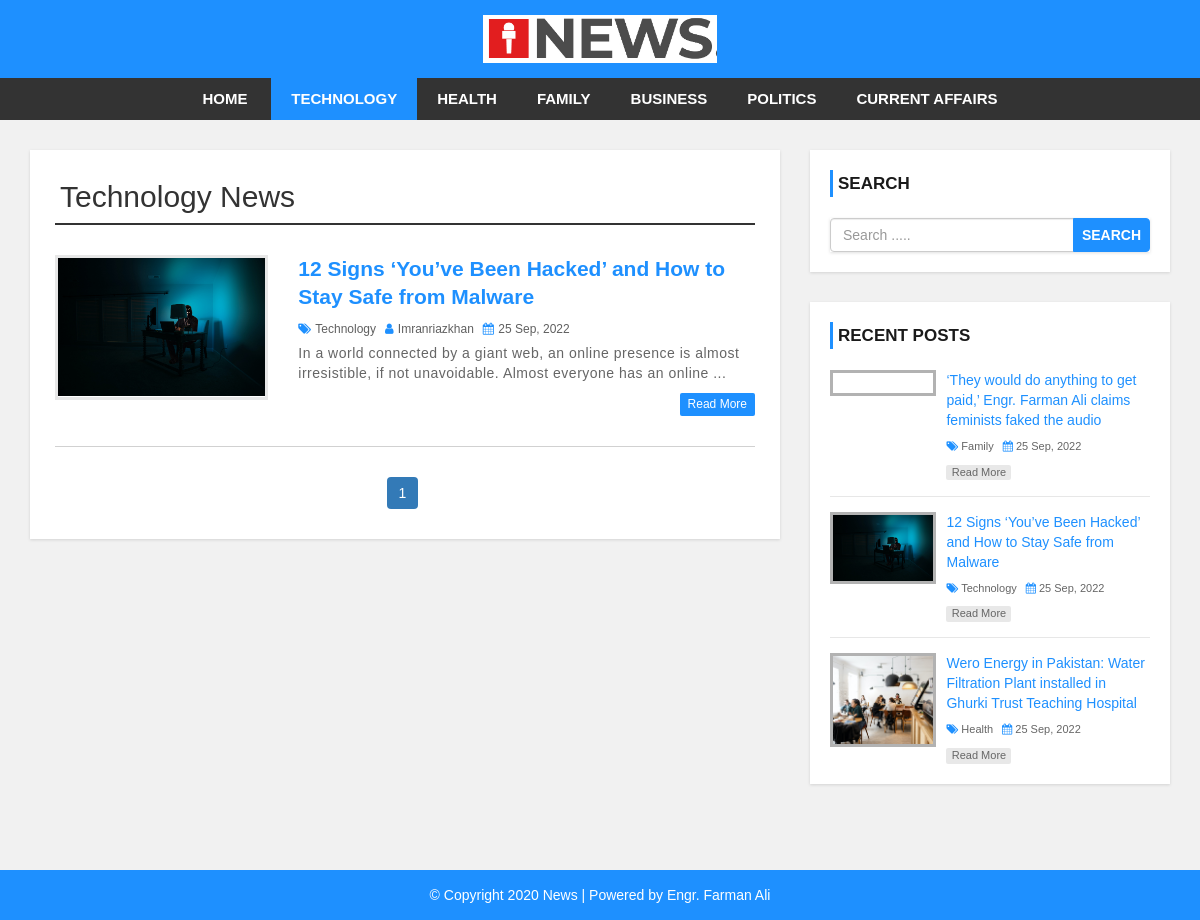
The page /category.php?cid=40 on the database its author committed.
### tables this page shows
CREATE TABLE `settings` (
  `id` int(11) NOT NULL,
  `websitename` varchar(60) NOT NULL,
  `logo` varchar(50) NOT NULL,
  `footerdesc` varchar(255) NOT NULL
);

CREATE TABLE `category` (
  `category_id` int(11) NOT NULL,
  `category_name` varchar(100) NOT NULL,
  `post` int(11) NOT NULL DEFAULT 0
);

CREATE TABLE `post` (
  `post_id` int(11) NOT NULL,
  `title` varchar(100) NOT NULL,
  `description` text NOT NULL,
  `category` varchar(100) NOT NULL,
  `post_date` varchar(50) NOT NULL,
  `author` int(11) NOT NULL,
  `post_img` varchar(100) NOT NULL
);

CREATE TABLE `user` (
  `user_id` int(10) UNSIGNED NOT NULL,
  `first_name` varchar(30) NOT NULL,
  `last_name` varchar(30) NOT NULL,
  `username` varchar(30) DEFAULT NULL,
  `password` varchar(40) DEFAULT NULL,
  `role` int(11) NOT NULL
);

### config.php (called while the page is built, shortened)
<?php
$hostname = "http://localhost/news-site";
?>

### category.php (the view, shortened to what this page needs)
<?php include 'header.php'; ?>
    <div id="main-content">
      <div class="container">
        <div class="row">
            <div class="col-md-8">
                <div class="post-container">
                  <?php
                  include "config.php";
                  if(isset($_GET['cid'])){
                    $cat_id = $_GET['cid'];
                    $sql1 = "SELECT * FROM category WHERE category_id = {$cat_id}";
                    $result1 = mysqli_query($conn, $sql1) or die("Query Failed.");
                    $row1 = mysqli_fetch_assoc($result1);
                  ?>
                  <h2 class="page-heading"><?php echo $row1['category_name']; ?> News</h2>
                  <?php
                    $limit = 3;
                    if(isset($_GET['page'])){
                      $page = $_GET['page'];
                    }else{
                      $page = 1;
                    }
                    $offset = ($page - 1) * $limit;
                    $sql = "SELECT post.post_id, post.title, post.description,post.post_date,post.author,
                    category.category_name,user.username,post.category,post.post_img FROM post
                    LEFT JOIN category ON post.category = category.category_id
                    LEFT JOIN user ON post.author = user.user_id
                    WHERE post.category = {$cat_id}
                    ORDER BY post.post_id DESC LIMIT {$offset},{$limit}";
                    $result = mysqli_query($conn, $sql) or die("Query Failed.");
                    if(mysqli_num_rows($result) > 0){
                      while($row = mysqli_fetch_assoc($result)) {
                  ?>
                    <div class="post-content">
                        <div class="row">
                            <div class="col-md-4">
                              <a class="post-img" href="single.php?id=<?php echo $row['post_id']; ?>"><img src="admin/upload/<?php echo $row['post_img']; ?>" alt=""/></a>
                            </div>
                            <div class="col-md-8">
                              <div class="inner-content clearfix">
                                  <h3><a href='single.php?id=<?php echo $row['post_id']; ?>'><?php echo $row['title']; ?></a></h3>
                                  <div class="post-information">
                                      <span>
                                          <i class="fa fa-tags" aria-hidden="true"></i>
                                          <a href='category.php?cid=<?php echo $row['category']; ?>'><?php echo $row['category_name']; ?></a>
                                      </span>
                                      <span>
                                          <i class="fa fa-user" aria-hidden="true"></i>
                                          <a href='author.php?aid=<?php echo $row['author']; ?>'><?php echo $row['username']; ?></a>
                                      </span>
                                      <span>
                                          <i class="fa fa-calendar" aria-hidden="true"></i>
                                          <?php echo $row['post_date']; ?>
                                      </span>
                                  </div>
                                  <p class="description">
                                      <?php echo substr($row['description'],0,130) . "..."; ?>
                                  </p>
                                  <a class='read-more pull-right' href='single.php?id=<?php echo $row['post_id']; ?>'>read more</a>
                              </div>
                            </div>
                        </div>
                    </div>
                    <?php
                      }
                    }else{
                      echo "<h2>No Record Found.</h2>";
                    }
                    if(mysqli_num_rows($result1) > 0){
                      $total_records = $row1['post'];
                      $total_page = ceil($total_records / $limit);
                      echo '<ul class="pagination admin-pagination">';
                      for($i = 1; $i <= $total_page; $i++){
                        if($i == $page){
                          $active = "active";
                        }else{
                          $active = "";
                        }
                        echo '<li class="'.$active.'"><a href="category.php?cid='.$cat_id .'&page='.$i.'">'.$i.'</a></li>';
                      }
                      echo '</ul>';
                    }
                  }else{
                    echo "<h2>No Record Found.</h2>";
                  }
                    ?>
                </div>
            </div>
            <?php include 'sidebar.php'; ?>
        </div>
      </div>
    </div>
<?php include 'footer.php'; ?>

### header.php (shortened to what this page needs)
<?php
  include "config.php";
?>
<!DOCTYPE html>
<html lang="en">
<head>
    <link rel="stylesheet" href="css/bootstrap.min.css" />
    <link rel="stylesheet" href="css/font-awesome.css">
    <link rel="stylesheet" href="css/style.css">
</head>
<body>
<div id="header">
    <div class="container">
        <div class="row">
            <div class=" col-md-offset-4 col-md-4">
              <?php
                include "config.php";
                $sql = "SELECT * FROM settings";
                $result = mysqli_query($conn, $sql) or die("Query Failed.");
                if(mysqli_num_rows($result) > 0){
                  while($row = mysqli_fetch_assoc($result)) {
                    if($row['logo'] == ""){
                      echo '<a href="index.php"><h1>'.$row['websitename'].'</h1></a>';
                    }else{
                      echo '<a href="index.php" id="logo"><img src="admin/images/'. $row['logo'] .'"></a>';
                    }
                  }
                }
                ?>
            </div>
        </div>
    </div>
</div>
<div id="menu-bar">
    <div class="container">
        <div class="row">
            <div class="col-md-12">
              <?php
                include "config.php";
                if(isset($_GET['cid'])){
                  $cat_id = $_GET['cid'];
                }
                $sql = "SELECT * FROM category WHERE post > 0";
                $result = mysqli_query($conn, $sql) or die("Query Failed. : Category");
                if(mysqli_num_rows($result) > 0){
                  $active = "";
              ?>
                <ul class='menu'>
                  <li><a href='<?php echo $hostname; ?>'>Home</a></li>
                  <?php while($row = mysqli_fetch_assoc($result)) {
                    if(isset($_GET['cid'])){
                      if($row['category_id'] == $cat_id){
                        $active = "active";
                      }else{
                        $active = "";
                      }
                    }
                    echo "<li><a class='{$active}' href='category.php?cid={$row['category_id']}'>{$row['category_name']}</a></li>";
                  } ?>
                </ul>
                <?php } ?>
            </div>
        </div>
    </div>
</div>

### sidebar.php
<div id="sidebar" class="col-md-4">
    <div class="search-box-container">
        <h4>Search</h4>
        <form class="search-post" action="search.php" method ="GET">
            <div class="input-group">
                <input type="text" name="search" class="form-control" placeholder="Search .....">
                <span class="input-group-btn">
                    <button type="submit" class="btn btn-danger">Search</button>
                </span>
            </div>
        </form>
    </div>
    <div class="recent-post-container">
        <h4>Recent Posts</h4>
        <?php
        include "config.php";
        $limit = 3;
        $sql = "SELECT post.post_id, post.title, post.post_date,
        category.category_name,post.category,post.post_img FROM post
        LEFT JOIN category ON post.category = category.category_id
        ORDER BY post.post_id DESC LIMIT {$limit}";
        $result = mysqli_query($conn, $sql) or die("Query Failed. : Recent Post");
        if(mysqli_num_rows($result) > 0){
          while($row = mysqli_fetch_assoc($result)) {
      ?>
        <div class="recent-post">
            <a class="post-img" href="single.php?id=<?php echo $row['post_id']; ?>">
                <img src="admin/upload/<?php echo $row['post_img']; ?>" alt=""/>
            </a>
            <div class="post-content">
                <h5><a href="single.php?id=<?php echo $row['post_id']; ?>"><?php echo $row['title']; ?></a></h5>
                <span>
                    <i class="fa fa-tags" aria-hidden="true"></i>
                    <a href='category.php?cid=<?php echo $row['category']; ?>'><?php echo $row['category_name']; ?></a>
                </span>
                <span>
                    <i class="fa fa-calendar" aria-hidden="true"></i>
                    <?php echo $row['post_date']; ?>
                </span>
                <a class="read-more" href="single.php?id=<?php echo $row['post_id']; ?>">read more</a>
            </div>
        </div>
    <?php
      }
    }
    ?>
    </div>
</div>

### footer.php
<div id ="footer">
    <div class="container">
        <div class="row">
            <div class="col-md-12">
              <?php
                include "config.php";
                $sql = "SELECT * FROM settings";
                $result = mysqli_query($conn, $sql) or die("Query Failed.");
                if(mysqli_num_rows($result) > 0){
                  while($row = mysqli_fetch_assoc($result)) {
              ?>
                <span><?php echo $row['footerdesc']; ?></span>
              <?php
                }
              }
              ?>
            </div>
        </div>
    </div>
</div>
</body>
</html>

### css/style.css (style rules this page uses)
body { background: #f1f1f1; font-family: sans-serif,arial,Helvetica; }
a, a:hover, a:focus { text-decoration: none; outline: none; }
ul { margin:0; padding:0; list-style:none; }
h2.page-heading { margin: 5px 0 30px; padding: 0 5px 10px; border-bottom: 2px solid #333; }
form { background: #fff; padding: 25px; box-shadow:0 1px 3px rgba(0, 0, 0, 0.13); }
#header { background: #1e90ff; text-align: center; padding: 15px; }
#logo { display: inline-block; width: 65%; }
#logo img { width: 100%; }
#menu-bar { background: #333; text-align: center; }
#menu-bar .menu > li { display: inline-block; }
.menu > li > a { padding: 10px 20px; display: block; text-transform: uppercase; color: #fff; font-size: 15px; font-weight:600; transition:all 0.5s ease 0s; }
#menu-bar .menu > li > a:hover, #menu-bar .menu > li > a.active { color:#fff; background:#1e90ff; }
#main-content { padding: 30px 0; min-height: 750px; }
#main-content .post-container { background-color: #fff; padding: 25px; box-shadow: 0 1px 3px rgba(0, 0, 0, 0.13); }
#main-content .post-content { border-bottom: 1px solid #d1d1d1; padding: 0 0 30px; margin-bottom:30px; }
#main-content .post-content img { width: 100%; }
#main-content .post-content .post-img { border: 3px solid #e7e7e7; display: block; height: 145px; overflow: hidden; transition: border .3s; }
#main-content .post-content h3 { font-size: 21px; line-height: 28px; font-weight: 600; margin: 0 0 7px; }
#main-content .post-content h3 a { color: #1e90ff; transition:all 0.3s; }
#main-content .post-content .post-information span { color: #606060; font-size: 12px; text-transform: capitalize; margin: 0 5px 5px 0; display: inline-block; }
#main-content .post-content .post-information i { color: #1e90ff; margin-right: 1px; }
#main-content .post-content .post-information a { color: #606060; text-decoration: none; }
#main-content .post-content p, #main-content .single-post p { color: #666; font-size: 14px; letter-spacing: 0.5px; margin:0 0 10px; }
#main-content .post-content a.read-more { color: #fff; background-color: #1E90FF; font-size: 12px; text-transform: capitalize; padding: 3px 8px; border-radius: 2px; transition: all 0.3s; }
.pagination { display: block; text-align: center; margin: 0; }
.pagination li { display:inline-block; margin: 0 5px 0 0; }
.pagination li a { border: none; background: #1e90ff; color: #fff; }
i.fa { color:#222; }
#sidebar h4 { color: #1A1A1A; font-size: 17px; line-height: 27px; font-weight:600; text-transform: uppercase; padding: 0 0 0 5px; margin: 0 0 21px; border-left: 3px solid #1e90ff; }
#sidebar .search-box-container { background-color: #fff; padding: 20px; margin: 0 0 30px; box-shadow: 0 1px 3px rgba(0, 0, 0, 0.13); }
#sidebar .search-post { padding: 0; }
#sidebar .search-post input { color: #606060; }
#sidebar .search-post .btn { font-weight: 600; text-transform: uppercase; padding: 6px 8px; background-color: #1E90FF; border-color: #1E90FF; outline: none; }
#sidebar .recent-post-container { padding: 20px; background: #fff; box-shadow: 0 1px 3px rgba(0, 0, 0, 0.13); }
#sidebar .recent-post { border-bottom: 1px solid #e7e7e7; padding: 0 0 15px; margin: 0 0 15px; }
#sidebar .recent-post:last-child { margin: 0; padding: 0; border: none; }
#sidebar .recent-post .post-img { display: inline-block; width: 33%; border: 3px solid rgba(0,0,0,0.3); vertical-align: top; transition: border .3s; }
#sidebar .recent-post .post-img img { width: 100%; }
#sidebar .recent-post .post-content { width: 65%; display: inline-block; border: none; padding: 0 0 0 7px; margin: 0; }
#sidebar .recent-post h5 { font-size: 14px; line-height: 20px; margin: 0 0 5px; }
#sidebar .recent-post h5 a { color: #1E90FF; }
#sidebar .recent-post span { color: #666; font-size: 11px; display: inline-block; margin: 0 5px 10px 0; }
#sidebar .recent-post span a { color: #666; }
#sidebar .recent-post span i { color: #1E90FF; }
#sidebar .recent-post a.read-more { color: #666; background-color: rgba(0,0,0,0.09); width: 65px; font-size: 11px; text-align: center; padding: 0; display: block; transition: all 0.3s; }
#footer { color: #fff; padding:15px 0; text-align:center; background-color:#1e90ff; }
#footer a { color:#fff; }

### rows shown on the page
settings: logo (picture), footerdesc "© Copyright 2020 News | Powered by Engr. Farman Ali"
category: category_name "TECHNOLOGY", category_name "Technology"
category: category_name "HEALTH"
category: category_name "FAMILY"
category: category_name "BUSINESS"
category: category_name "POLITICS"
category: category_name "CURRENT AFFAIRS"
post: post_img (picture), title "12 Signs ‘You’ve Been Hacked’ and How to Stay Safe from Malware", category.category_name "Technology", user.username "Imranriazkhan", post_date "25 Sep, 2022", description "In a world connected by a giant web, an online presence is almost irresistible, if not unavoidable. Almost everyone has an online"
post: title "‘They would do anything to get paid,’ Engr. Farman Ali claims feminists faked the audio", category.category_name "Family", post_date "25 Sep, 2022"
post: post_img (picture), title "Wero Energy in Pakistan: Water Filtration Plant installed in Ghurki Trust Teaching Hospital", category.category_name "Health", post_date "25 Sep, 2022"
